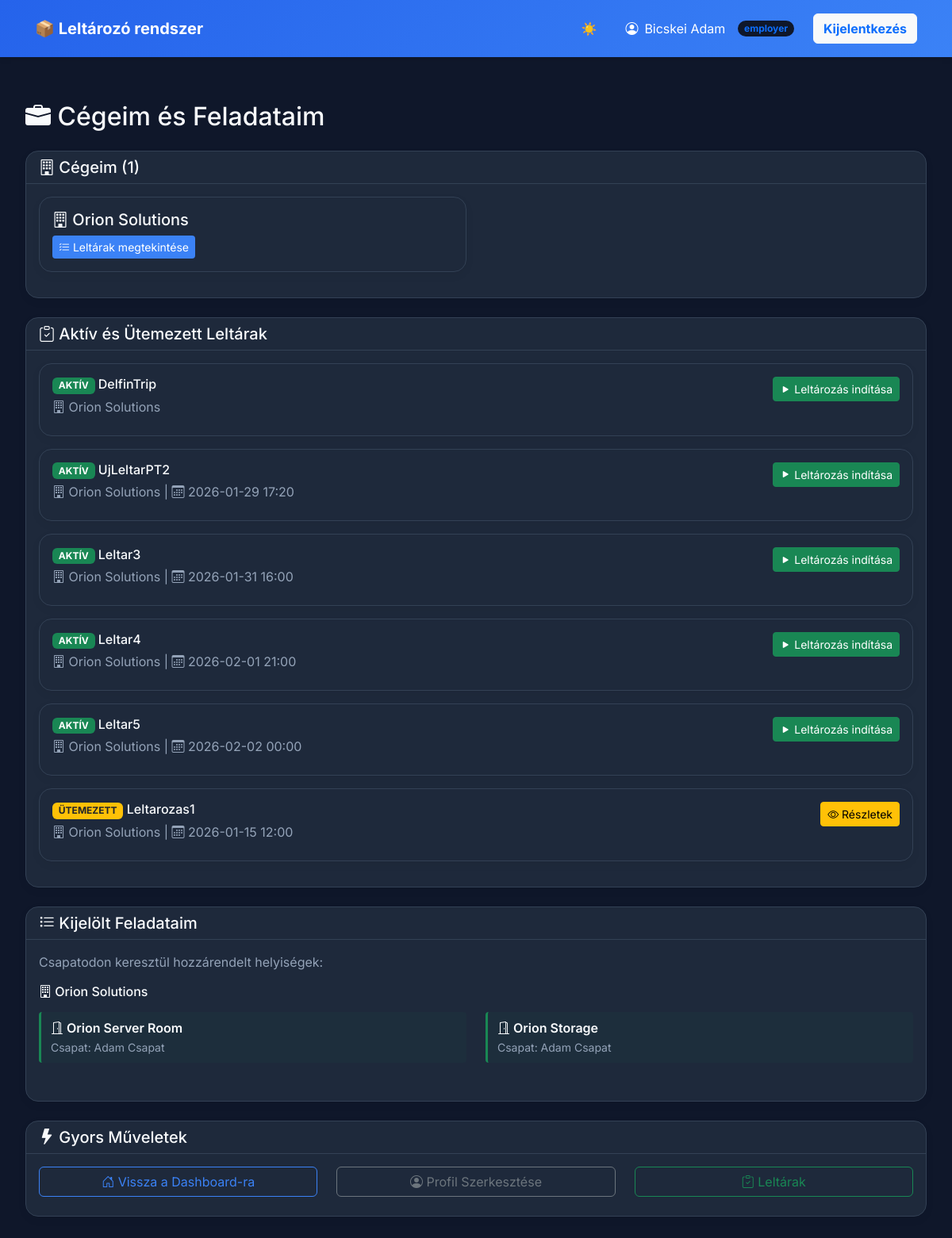
The app's page /public/worker/worker_companies.php (signed in) with its own data.
### tables this page shows
CREATE TABLE `companies` (
  `id` int(11) NOT NULL,
  `name` varchar(255) NOT NULL,
  `created_at` datetime DEFAULT current_timestamp()
);

CREATE TABLE `inventories` (
  `id` int(11) NOT NULL,
  `company_id` int(11) NOT NULL,
  `name` varchar(255) DEFAULT NULL,
  `status` enum('active','scheduled','finished') NOT NULL DEFAULT 'scheduled',
  `start_date` datetime DEFAULT NULL,
  `end_date` datetime DEFAULT NULL,
  `created_at` datetime DEFAULT current_timestamp()
);

CREATE TABLE `rooms` (
  `id` int(11) NOT NULL,
  `company_id` int(11) NOT NULL,
  `name` varchar(255) NOT NULL
);

### public/worker/worker_companies.php (the view, shortened to what this page needs)
<?php
$user = $_SESSION['user'];
$db = (new Database())->getConnection();
$stmt = $db->prepare("
    SELECT c.id, c.name
    FROM companies c
    INNER JOIN company_user cu ON c.id = cu.company_id
    WHERE cu.user_id = ?
    ORDER BY c.name
");
$stmt->execute([(int)$user['id']]);
$myCompanies = $stmt->fetchAll(PDO::FETCH_ASSOC);
$companyIds = array_column($myCompanies, 'id');
$activeInventories = [];
if (!empty($companyIds)) {
    $placeholders = implode(',', array_fill(0, count($companyIds), '?'));
    $stmt = $db->prepare("
        SELECT i.*, c.name as company_name,
               (SELECT COUNT(*) FROM inventory_schedules WHERE inventory_id = i.id) as has_schedule
        FROM inventories i
        INNER JOIN companies c ON i.company_id = c.id
        WHERE i.company_id IN ($placeholders)
        AND i.status IN ('active', 'scheduled')
        ORDER BY
            CASE WHEN i.status = 'active' THEN 1 ELSE 2 END,
            i.start_date ASC
    ");
    $stmt->execute($companyIds);
    $activeInventories = $stmt->fetchAll(PDO::FETCH_ASSOC);
}
$myTasks = [];
if (!empty($companyIds)) {
    $stmt = $db->prepare("
        SELECT DISTINCT
            r.id as room_id,
            r.name as room_name,
            c.id as company_id,
            c.name as company_name,
            t.name as team_name,
            tr.info as task_info
        FROM team_user tu
        INNER JOIN teams t ON tu.team_id = t.id
        INNER JOIN team_room tr ON t.id = tr.team_id
        INNER JOIN rooms r ON tr.room_id = r.id
        INNER JOIN companies c ON r.company_id = c.id
        WHERE tu.user_id = ?
        AND c.id IN ($placeholders)
        ORDER BY c.name, r.name
    ");
    $params = array_merge([(int)$user['id']], $companyIds);
    $stmt->execute($params);
    $myTasks = $stmt->fetchAll(PDO::FETCH_ASSOC);
}
?>
<!doctype html>
<html lang="hu">
<head>
    <link rel="stylesheet" href="https://cdn.jsdelivr.net/npm/bootstrap@5.3.2/dist/css/bootstrap.min.css">
    <link rel="stylesheet" href="https://cdn.jsdelivr.net/npm/bootstrap-icons@1.11.1/font/bootstrap-icons.css">
</head>
<body>
<?php include_once __DIR__ . '/dashboard_nav.php'; ?>
<div class="page-container">
    <div class="row">
        <div class="col-12">
            <h2 class="mb-4"><i class="bi bi-briefcase-fill"></i> Cégeim és Feladataim</h2>
            <?php if (empty($myCompanies)): ?>
                <div class="alert alert-warning">
                    <i class="bi bi-exclamation-triangle"></i>
                    Még nincs céghez rendelve. Kérj meg egy munkáltatót vagy adminisztrátort, hogy rendeljen hozzá egy céghez!
                </div>
            <?php else: ?>
                <div class="card mb-4">
                    <div class="card-header bg-primary text-white">
                        <h5 class="mb-0"><i class="bi bi-building"></i> Cégeim (<?= count($myCompanies) ?>)</h5>
                    </div>
                    <div class="card-body">
                        <div class="row">
                            <?php foreach ($myCompanies as $company): ?>
                                <div class="col-md-6 mb-3">
                                    <div class="card company-card h-100">
                                        <div class="card-body">
                                            <h5 class="card-title">
                                                <i class="bi bi-building"></i>
                                                <?= htmlspecialchars($company['name']) ?>
                                            </h5>
                                            <a href="inventories.php?company_id=<?= $company['id'] ?>" class="btn btn-sm btn-primary">
                                                <i class="bi bi-list-check"></i> Leltárak megtekintése
                                            </a>
                                        </div>
                                    </div>
                                </div>
                            <?php endforeach; ?>
                        </div>
                    </div>
                </div>
                <?php if (!empty($activeInventories)): ?>
                    <div class="card mb-4">
                        <div class="card-header bg-success text-white">
                            <h5 class="mb-0"><i class="bi bi-clipboard-check"></i> Aktív és Ütemezett Leltárak</h5>
                        </div>
                        <div class="card-body">
                            <?php foreach ($activeInventories as $inv): ?>
                                <div class="card mb-3 <?= $inv['status'] === 'active' ? 'inventory-active' : 'inventory-scheduled' ?>">
                                    <div class="card-body">
                                        <div class="d-flex justify-content-between align-items-start">
                                            <div>
                                                <h6 class="mb-1">
                                                    <?php if ($inv['status'] === 'active'): ?>
                                                        <span class="badge bg-success">AKTÍV</span>
                                                    <?php else: ?>
                                                        <span class="badge bg-warning text-dark">ÜTEMEZETT</span>
                                                    <?php endif; ?>
                                                    <?= htmlspecialchars($inv['name'] ?? 'Leltár #' . $inv['id']) ?>
                                                </h6>
                                                <p class="mb-2 text-muted">
                                                    <i class="bi bi-building"></i> <?= htmlspecialchars($inv['company_name']) ?>
                                                    <?php if ($inv['start_date']): ?>
                                                        | <i class="bi bi-calendar3"></i> <?= date('Y-m-d H:i', strtotime($inv['start_date'])) ?>
                                                    <?php endif; ?>
                                                </p>
                                            </div>
                                            <div>
                                                <?php if ($inv['status'] === 'active'): ?>
                                                    <a href="inventories.php?company_id=<?= $inv['company_id'] ?>" class="btn btn-success btn-sm">
                                                        <i class="bi bi-play-fill"></i> Leltározás indítása
                                                    </a>
                                                <?php else: ?>
                                                    <a href="inventories.php?company_id=<?= $inv['company_id'] ?>" class="btn btn-warning btn-sm">
                                                        <i class="bi bi-eye"></i> Részletek
                                                    </a>
                                                <?php endif; ?>
                                            </div>
                                        </div>
                                    </div>
                                </div>
                            <?php endforeach; ?>
                        </div>
                    </div>
                <?php else: ?>
                    <div class="alert alert-info">
                        <i class="bi bi-info-circle"></i> Jelenleg nincs aktív vagy ütemezett leltár.
                    </div>
                <?php endif; ?>
                <?php if (!empty($myTasks)): ?>
                    <div class="card mb-4">
                        <div class="card-header bg-info text-white">
                            <h5 class="mb-0"><i class="bi bi-list-task"></i> Kijelölt Feladataim</h5>
                        </div>
                        <div class="card-body">
                            <p class="text-muted mb-3">Csapatodon keresztül hozzárendelt helyiségek:</p>
                            <?php
                            $tasksByCompany = [];
                            foreach ($myTasks as $task) {
                                $tasksByCompany[$task['company_name']][] = $task;
                            }
                            ?>
                            <?php foreach ($tasksByCompany as $companyName => $tasks): ?>
                                <h6 class="mb-3"><i class="bi bi-building"></i> <?= htmlspecialchars($companyName) ?></h6>
                                <div class="row mb-4">
                                    <?php foreach ($tasks as $task): ?>
                                        <div class="col-md-6 mb-2">
                                            <div class="task-item">
                                                <strong><i class="bi bi-door-open"></i> <?= htmlspecialchars($task['room_name']) ?></strong>
                                                <br>
                                                <small class="text-muted">
                                                    Csapat: <?= htmlspecialchars($task['team_name']) ?>
                                                </small>
                                            </div>
                                        </div>
                                    <?php endforeach; ?>
                                </div>
                            <?php endforeach; ?>
                        </div>
                    </div>
                <?php else: ?>
                    <div class="alert alert-secondary">
                        <i class="bi bi-info-circle"></i> Még nincs konkrét helyiség hozzád rendelve csapatokon keresztül.
                    </div>
                <?php endif; ?>
            <?php endif; ?>
            <div class="card">
                <div class="card-header">
                    <h5 class="mb-0"><i class="bi bi-lightning-fill"></i> Gyors Műveletek</h5>
                </div>
                <div class="card-body">
                    <div class="row">
                        <div class="col-md-4 mb-2">
                            <a href="dashboard.php" class="btn btn-outline-primary w-100">
                                <i class="bi bi-house-door"></i> Vissza a Dashboard-ra
                            </a>
                        </div>
                        <div class="col-md-4 mb-2">
                            <a href="profile.php" class="btn btn-outline-secondary w-100">
                                <i class="bi bi-person-circle"></i> Profil Szerkesztése
                            </a>
                        </div>
                        <?php if (!empty($myCompanies)): ?>
                            <div class="col-md-4 mb-2">
                                <a href="inventories.php?company_id=<?= $myCompanies[0]['id'] ?>" class="btn btn-outline-success w-100">
                                    <i class="bi bi-clipboard-check"></i> Leltárak
                                </a>
                            </div>
                        <?php endif; ?>
                    </div>
                </div>
            </div>
        </div>
    </div>
</div>
</body>
</html>

### public/css/global-theme.css (style rules this page uses)
:root { --bg-primary: #0F172A; --bg-secondary: #1E293B; --bg-card: #1E293B; --bg-surface: #334155; --text-primary: #F8FAFC; --text-secondary: #94A3B8; --primary: #3b82f6; --primary-hover: #60a5fa; --secondary: #10B981; --danger: #EF4444; --warning: #F59E0B; --border: #334155; --navbar-bg: linear-gradient(135deg, #2563eb, #3b82f6); --navbar-text: #FFFFFF; }
* { margin: 0; padding: 0; box-sizing: border-box; }
body { background: var(--bg-primary) !important; font-family: 'Inter', -apple-system, BlinkMacSystemFont, sans-serif !important; color: var(--text-primary) !important; min-height: 100vh; transition: background 0.3s ease, color 0.3s ease; }
h1, h2, h3, h4, h5, h6, .h1, .h2, .h3, .h4, .h5, .h6 { color: var(--text-primary) !important; }
strong, b { color: var(--text-primary) !important; font-weight: 600 !important; }
.page-container { max-width: 1400px; margin: 0 auto; padding: 2rem; }
.card { background: var(--bg-card) !important; border-radius: 16px !important; border: 1px solid var(--border) !important; box-shadow: 0 4px 12px rgba(0, 0, 0, 0.05) !important; }
.card-header, .card-footer { border-color: var(--border) !important; background: transparent !important; color: var(--text-primary) !important; }
.btn-primary { background: var(--primary) !important; border: none !important; color: white !important; }
.btn-outline-primary { border: 1px solid var(--primary) !important; color: var(--primary) !important; }
.text-muted { color: var(--text-secondary) !important; }

### public/worker/worker_companies.php (style rules this page uses)
.company-card { transition: all 0.2s; border-left: 4px solid #0d6efd; background: var(--bg-card); }
.task-item { border-left: 3px solid #198754; padding-left: 12px; background: rgba(25, 135, 84, 0.05); padding: 8px 12px; border-radius: 4px; }
.inventory-active { background-color: rgba(25, 135, 84, 0.15); border-left: 4px solid #198754; }
.inventory-scheduled { background-color: rgba(255, 193, 7, 0.15); border-left: 4px solid #ffc107; }

### records on screen
companies: name "Orion Solutions"
inventories: status "AKTÍV", name "DelfinTrip", company.name "Orion Solutions"
inventories: status "AKTÍV", name "UjLeltarPT2", company.name "Orion Solutions", start_date "2026-01-29 17:20"
inventories: status "AKTÍV", name "Leltar3", company.name "Orion Solutions", start_date "2026-01-31 16:00"
inventories: status "AKTÍV", name "Leltar4", company.name "Orion Solutions", start_date "2026-02-01 21:00"
inventories: status "AKTÍV", name "Leltar5", company.name "Orion Solutions", start_date "2026-02-02 00:00"
inventories: status "ÜTEMEZETT", name "Leltarozas1", company.name "Orion Solutions", start_date "2026-01-15 12:00"
rooms: name "Orion Server Room", team_name "Adam Csapat"
rooms: name "Orion Storage", team_name "Adam Csapat"

### other values on screen
$displayName ?: $user['email'] "Bicskei Adam"
$user['role'] "employer"
count($myCompanies) "1"
$companyName "Orion Solutions"
